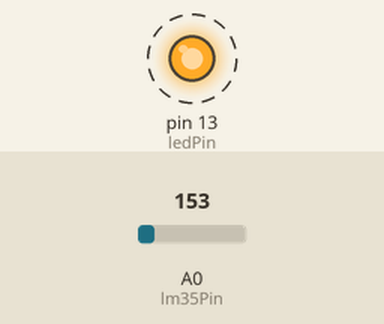
Bench run of a sketch on a simulated Arduino Uno, built with avr-gcc and run on an emulated ATmega328P. On the bench: output pins drawn as LEDs (lit = HIGH). Dashed ring = blinking. Inputs (shaded band) come from the test bench; at power-on: A0 (lm35Pin) = 153.

Above: at 0.87 s.
1.3 s: A0 (lm35Pin) set to 165
At 2.5 s:
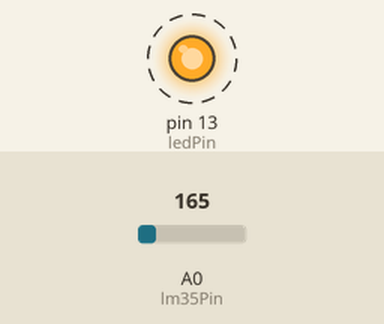
4.3 s: A0 (lm35Pin) set to 133
At 4.87 s:
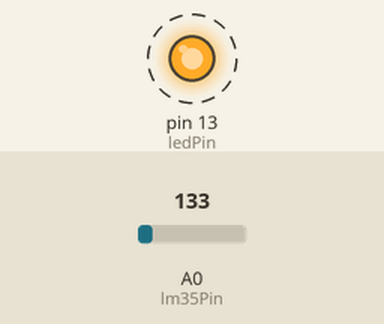
Timing chart, 0 to 13.3 s (numbered marks = the images above; inputs shaded):
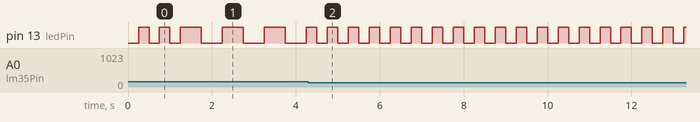

The sketch:

Interface_the_LM35_temperature_sensor.ino
```cpp
#include <Arduino.h>

const int lm35Pin = A0;  // LM35 temperature sensor pin
const int ledPin = 13;   // Onboard LED pin

int temperature = 0;     // Variable to store temperature
int blinkInterval = 250; // Initial interval for LED blinking

unsigned long previousMillis = 0; // Variable to store time
bool isLEDOn = false;    // Flag to keep track of LED state

void setup() {
  pinMode(lm35Pin, INPUT); // LM35 pin as input
  pinMode(ledPin, OUTPUT); // LED pin as output
}

void loop() {
  temperature = readTemperature(); // Read temperature from LM35 sensor

  if (temperature < 30) {
    blinkInterval = 250; // Set interval to 250ms if temperature is below 30°C
  } else {
    blinkInterval = 500; // Set interval to 500ms if temperature is above or equal to 30°C
  }

  unsigned long currentMillis = millis(); // Get current time

  if (currentMillis - previousMillis >= blinkInterval) { // Check if it's time to blink the LED
    previousMillis = currentMillis; // Save the last time the LED blinked

    if (isLEDOn) {
      digitalWrite(ledPin, LOW); // Turn off LED
    } else {
      digitalWrite(ledPin, HIGH); // Turn on LED
    }

    isLEDOn = !isLEDOn; // Toggle LED state
  }
}

int readTemperature() {
  int sensorValue = analogRead(lm35Pin); // Read sensor value
  float voltage = (sensorValue / 1023.0) * 5.0; // Convert sensor value to voltage
  float temperatureC = (voltage - 0.5) * 100.0; // Convert voltage to temperature in Celsius
  return temperatureC; // Return temperature
}
```

Measured:
- after the input at 1.3 s, pin 13 (ledPin): alternates HIGH for 0.50 s and LOW for 0.50 s, starting after 0.45 s
- after the input at 4.3 s, pin 13 (ledPin): alternates HIGH for 0.25 s and LOW for 0.25 s, starting after 0.20 s
- by itself, pin 13 (ledPin): alternates HIGH for 0.25 s and LOW for 0.25 s
